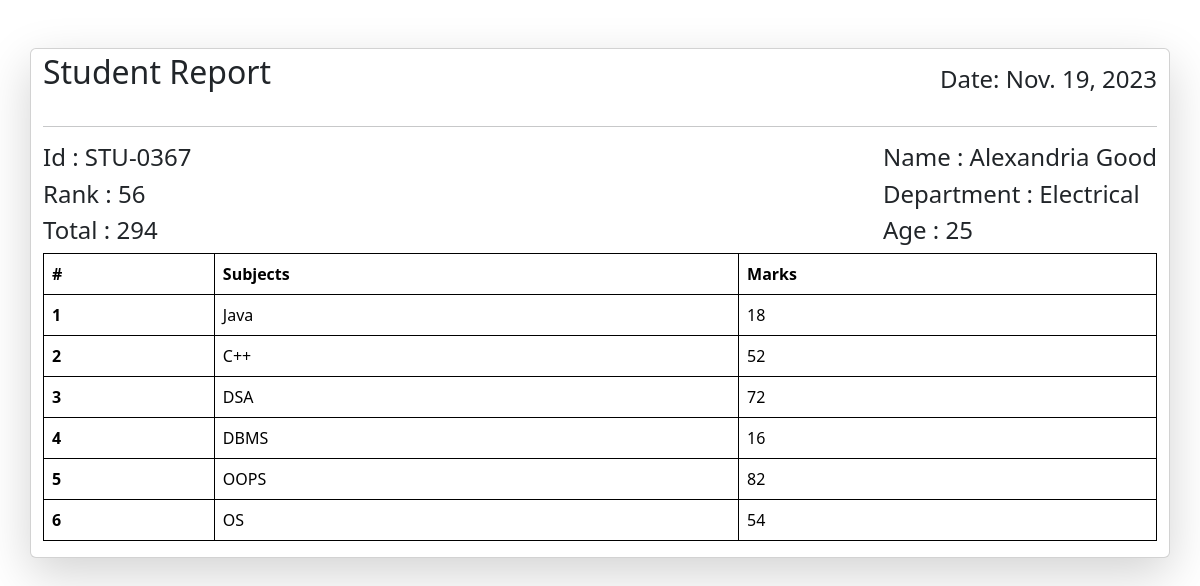
Screenshot of /student-marks/STU-0367/ with the database file from the repository.
### reports/models.py (models this page shows, shortened)
class Reportcard(models.Model):
    student = models.ForeignKey(student, related_name="studentreportcard", on_delete=models.CASCADE)
    student_rank = models.IntegerField()
    date_of_report = models.DateField(auto_now_add = True) # in order to set date automatically we use auto_now_add =  true
    class Meta:
        unique_together = ['student_rank', 'date_of_report']

class student(models.Model):
    department = models.ForeignKey(Department, related_name="depart", on_delete=models.CASCADE, null=True, blank=True)
    student_id = models.OneToOneField(StudentID, related_name="studentid", on_delete=models.CASCADE, null=True, blank=True)
    student_name = models.CharField(max_length=100)
    student_email = models.EmailField(unique=True)
    student_age = models.IntegerField(default=18)
    student_address = models.TextField()
    class Meta:
        ordering = ['student_name']
        verbose_name = "student"

class StudentID(models.Model):
    student_id = models.CharField(max_length=100)
    def __str__(self) -> str:
        return self.student_id

class Department(models.Model):
    department = models.CharField(max_length=100)
    def __str__(self) -> str:
        return self.department
    class Meta:
        ordering = ['department']

class subject_marks(models.Model):
    student = models.ForeignKey(student, related_name="studentmarks", on_delete=models.CASCADE)
    subject = models.ForeignKey(subjects, on_delete=models.CASCADE)
    marks = models.IntegerField()
    class Meta:
        unique_together = ['student', 'subject']

class subjects(models.Model):
    subject_name = models.CharField(max_length=100)

### reports/views.py (the view)
# urls.py: path('student-marks/<student_id>/', see_marks, name="see_marks"),
def see_marks(request, student_id):
    queryset = subject_marks.objects.all()
    queryset = queryset.filter(student__student_id__student_id = student_id)
    total = queryset.aggregate(total_marks = Sum('marks'))
    rank = Reportcard.objects.all()
    rank = rank.filter(student__student_id__student_id = student_id)
    context = {'queryset': queryset , 'total': total, 'rank': rank }
    return render(request, "see_marks.html", context)

### reports/templates/see_marks.html
{% extends "base.html" %}
{% block start %}
<div class="container card mt-5 shadow-lg">
  <div class="d-flex" style="justify-content: space-between;">
    <h2 class="my-1">Student Report</h2>
    <h4 class="my-3">Date: {{rank.first.date_of_report}}</h4>
  </div>
    <hr>
    <div class="d-flex" style="justify-content: space-between;">
      <div class="d-flex flex-column" >
        <h4>Id : {{rank.first.student.student_id}}</h4>
        <h4>Rank : {{rank.first.student_rank}}</h4>
        <h4>Total : {{total.total_marks}}</h4>
      </div>
      <div class="d-flex flex-column">
        <h4>Name : {{rank.first.student.student_name}}</h4>
        <h4>Department : {{rank.first.student.department}}</h4>
        <h4>Age : {{rank.first.student.student_age}}</h4>
      </div>
    </div>
<table class="table">
    <thead>
      <tr>
        <th scope="col">#</th>
        <th scope="col">Subjects</th>
        <th scope="col">Marks</th>
      </tr>
    </thead>
    <tbody>
        {% for student in queryset %}
      <tr>
        <th scope="row">{{forloop.counter}}</th>
        <td>{{student.subject.subject_name}}</td>
        <td>{{student.marks}}</td>
      </tr>
      {% endfor %}
    </tbody>
  </table>
</div>
{% endblock %}

### reports/templates/base.html (style rules this page uses)
table, th, td { border: 1px solid black; }

### rows the page displays
Reportcard: first.date_of_report "Nov. 19, 2023", first.student.student_id "STU-0367", first.student_rank "56", first.student.student_name "Alexandria Good", first.student.department "Electrical", first.student.student_age "25"
subject_marks: subject.subject_name "Java", marks "18"
subject_marks: subject.subject_name "C++", marks "52"
subject_marks: subject.subject_name "DSA", marks "72"
subject_marks: subject.subject_name "DBMS", marks "16"
subject_marks: subject.subject_name "OOPS", marks "82"
subject_marks: subject.subject_name "OS", marks "54"

### other values shown
{{ total.total_marks }} "294"
